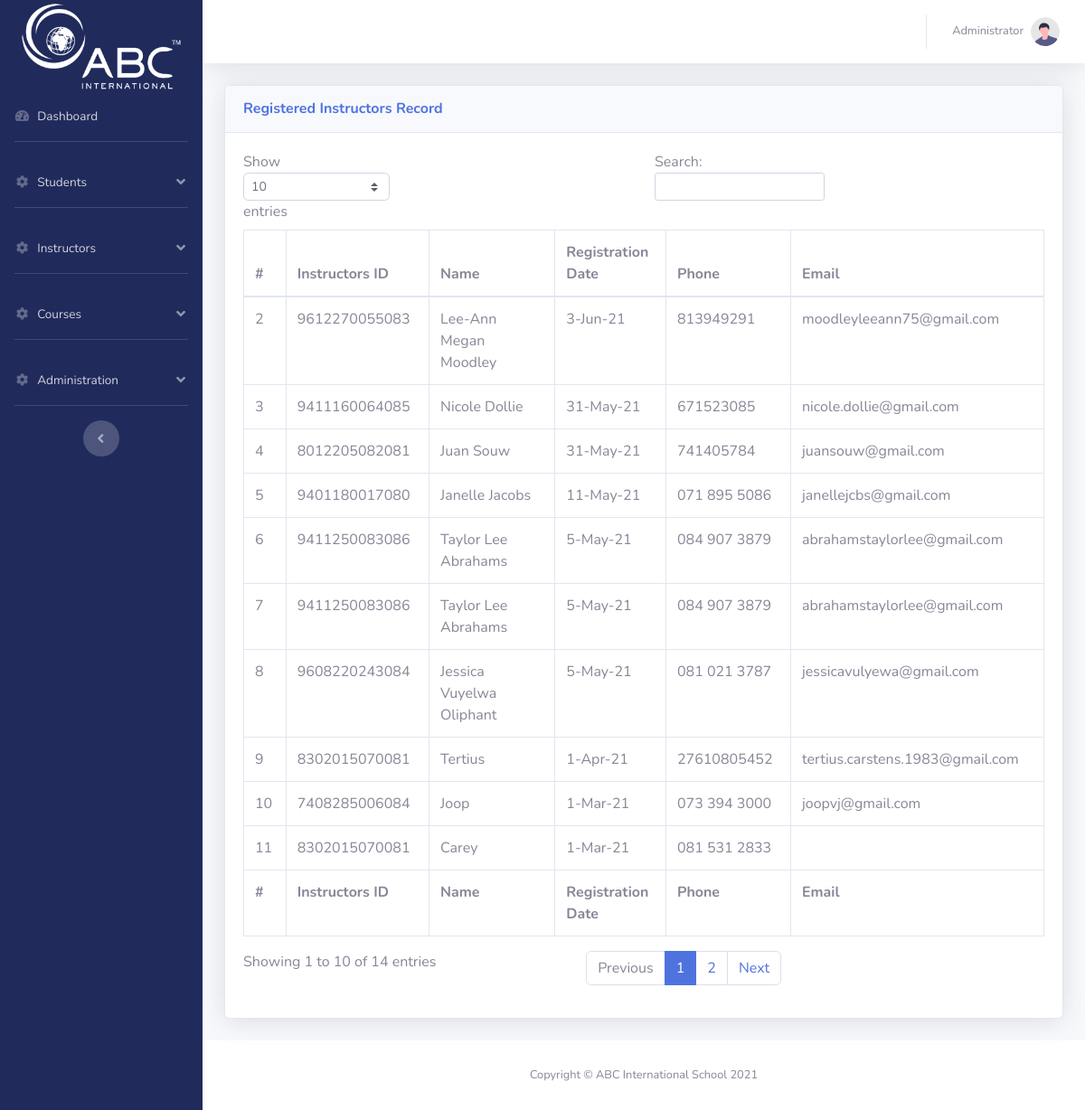
Page /admin_instructor_list.php on the committed database.
### tables this page shows
CREATE TABLE `instructors` (
  `id` int(11) NOT NULL,
  `instructor_id` varchar(1000) DEFAULT NULL,
  `name` varchar(1000) DEFAULT NULL,
  `hire_date` varchar(1000) DEFAULT NULL,
  `phone` varchar(1000) DEFAULT NULL,
  `email` varchar(1000) DEFAULT NULL,
  `reason` varchar(1000) DEFAULT NULL,
  `deactivation_date` varchar(1000) DEFAULT NULL
);

### admin_instructor_list.php (the view, shortened to what this page needs)
<?php
require 'parts/app.php';
?>
<!DOCTYPE html>
<html lang="en">
<?php
require 'parts/head.php';
?>
<body id="page-top">
    <div id="wrapper">
        <?php require 'parts/side_bar.php'; ?>
        <div id="content-wrapper" class="d-flex flex-column">
            <div id="content">
                <?php require 'parts/top_bar.php'; ?>
                <div class="container-fluid">
                    <div class="card shadow mb-4">
                        <div class="card-header py-3">
                            <h6 class="m-0 font-weight-bold text-primary">Registered Instructors Record</h6>
                        </div>
                        <div class="card-body">
                            <div class="table-responsive">
                                <table class="table table-bordered" id="dataTable" width="100%" cellspacing="0">
                                    <thead>
                                    <tr>
                                        <th>#</th>
                                        <th>Instructors ID</th>
                                        <th>Name</th>
                                        <th>Registration Date</th>
                                        <th>Phone</th>
                                        <th>Email</th>
                                    </tr>
                                    </thead>
                                    <tfoot>
                                    <tr>
                                        <th>#</th>
                                        <th>Instructors ID</th>
                                        <th>Name</th>
                                        <th>Registration Date</th>
                                        <th>Phone</th>
                                        <th>Email</th>
                                    </tr>
                                    </tfoot>
                                    <tbody>
                                    <?php
                                    $sql = "SELECT * FROM instructors";
                                    $res = mysqli_query($con, $sql);
                                    if(mysqli_num_rows($res)){
                                        while($row = mysqli_fetch_array($res)){
                                            ?>
                                            <tr>
                                                <td><?php echo $row["id"]; ?></td>
                                                <td><?php echo $row["instructor_id"]; ?></td>
                                                <td><?php echo $row["name"]; ?></td>
                                                <td><?php echo $row["hire_date"]; ?></td>
                                                <td><?php echo $row["phone"]; ?></td>
                                                <td><?php echo $row["email"]; ?></td>
                                            </tr>
                                    <?php
                                        }
                                    }
                                    ?>
                                    </tbody>
                                </table>
                            </div>
                        </div>
                    </div>
                </div>
            </div>
            <?php require 'parts/footer.php'; ?>
        </div>
    </div>
</body>
</html>

### rows in the picture
instructors: id "2", instructor "9612270055083", name "Lee-Ann Megan Moodley", hire_date "3-Jun-21", phone "813949291", email "moodleyleeann75@gmail.com"
instructors: id "3", instructor "9411160064085", name "Nicole Dollie", hire_date "31-May-21", phone "671523085", email "nicole.dollie@gmail.com"
instructors: id "4", instructor "8012205082081", name "Juan Souw", hire_date "31-May-21", phone "741405784", email "juansouw@gmail.com"
instructors: id "5", instructor "9401180017080", name "Janelle Jacobs", hire_date "11-May-21", phone "071 895 5086", email "janellejcbs@gmail.com"
instructors: id "6", instructor "9411250083086", name "Taylor Lee Abrahams", hire_date "5-May-21", phone "084 907 3879", email "abrahamstaylorlee@gmail.com"
instructors: id "7", instructor "9411250083086", name "Taylor Lee Abrahams", hire_date "5-May-21", phone "084 907 3879", email "abrahamstaylorlee@gmail.com"
instructors: id "8", instructor "9608220243084", name "Jessica Vuyelwa Oliphant", hire_date "5-May-21", phone "081 021 3787", email "jessicavulyewa@gmail.com"
instructors: id "9", instructor "8302015070081", name "Tertius", hire_date "1-Apr-21", phone "27610805452", email "tertius.carstens.1983@gmail.com"
instructors: id "10", instructor "7408285006084", name "Joop", hire_date "1-Mar-21", phone "073 394 3000", email "joopvj@gmail.com"
instructors: id "11", instructor "8302015070081", name "Carey", hire_date "1-Mar-21", phone "081 531 2833"
